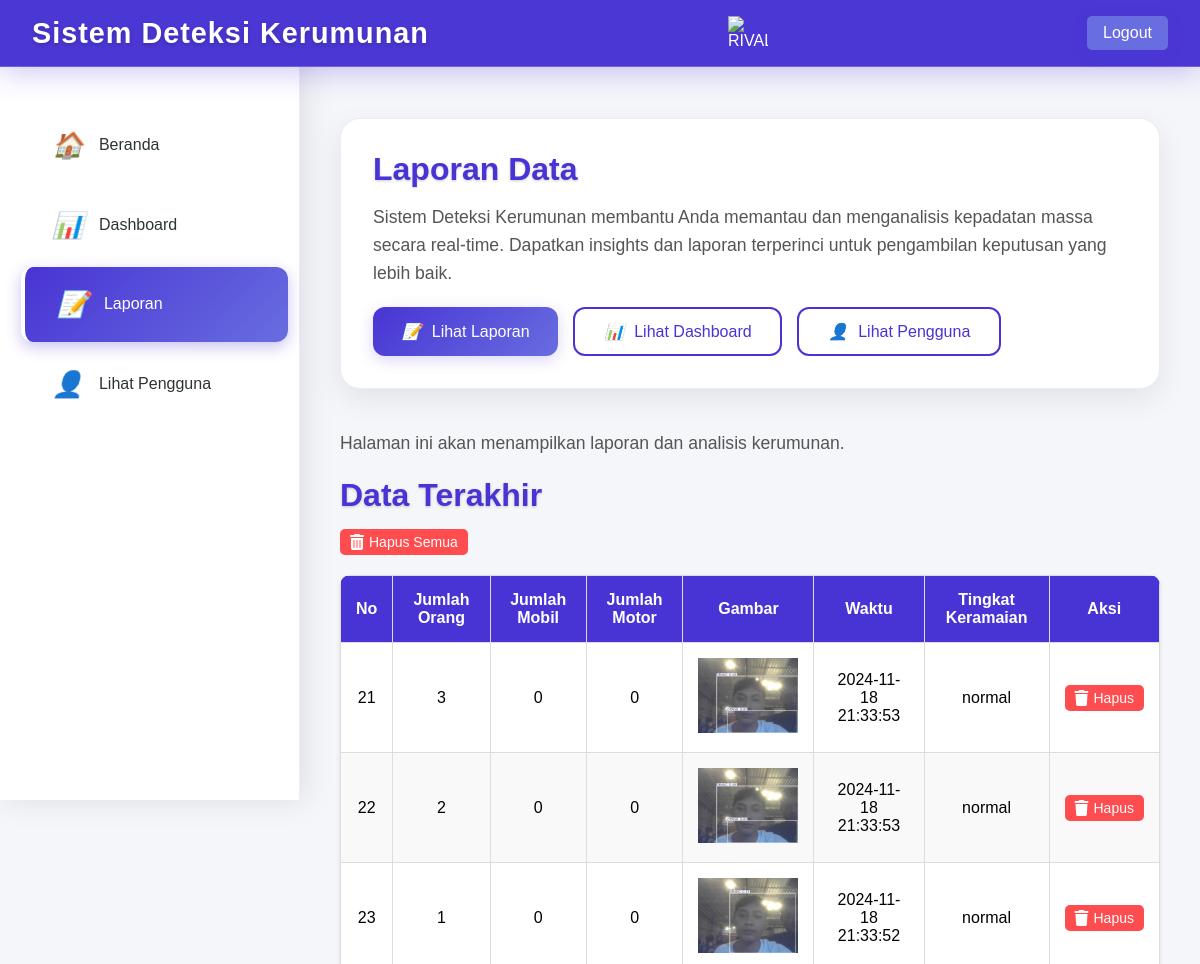
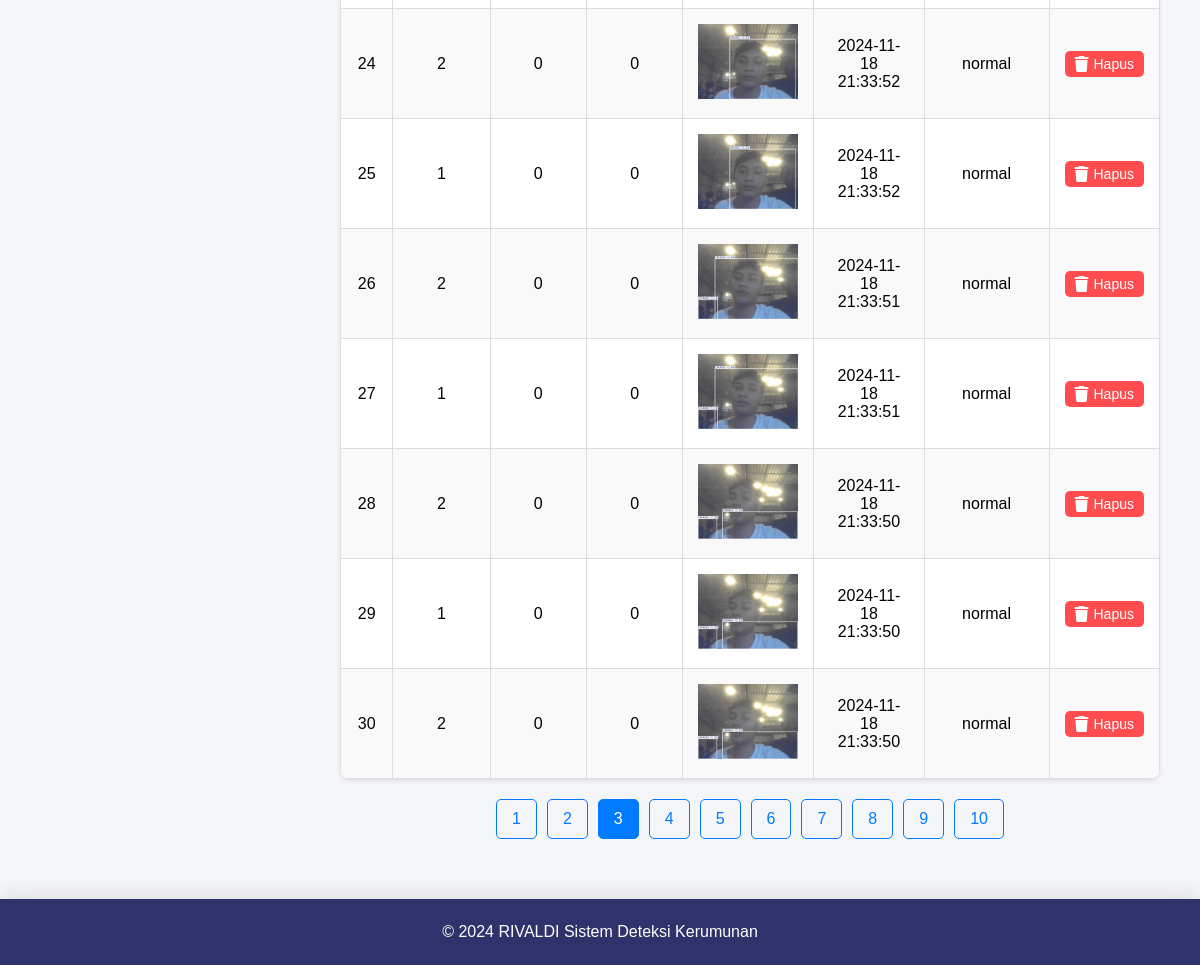
The app's page /laporan?page=3 (signed in) with its own data (2 pictures, top to bottom).
### tables this page shows
CREATE TABLE deteksi (
                                    id INTEGER PRIMARY KEY AUTOINCREMENT,
                                    orang INTEGER,
                                    mobil INTEGER,
                                    motor INTEGER,
                                    gambar TEXT,
                                    waktu TEXT,
                                    tingkat_keramaian TEXT
                                );

### app1.py (the view)
@app.route('/laporan')
def laporan():
    if 'user_id' not in session:
        flash('Please log in to access this page.')
        return redirect(url_for('login'))
    elif session['role'] not in ['admin', 'staf']:
        flash('Access denied: Admins and Staff only.')
        return redirect(url_for('index'))
    try:
        per_page = 10  # Number of items per page
        current_page = int(request.args.get('page', 1))  # Get the current page from query parameter
        with sqlite3.connect(DATABASE) as conn:
            cursor = conn.cursor()
            cursor.execute("SELECT COUNT(*) FROM deteksi")  # Count total data
            total_data = cursor.fetchone()[0]
            total_pages = (total_data + per_page - 1) // per_page  # Calculate total pages
            offset = (current_page - 1) * per_page  # Calculate the offset for the current page
            cursor.execute(
                "SELECT * FROM deteksi ORDER BY id DESC LIMIT ? OFFSET ?",
                (per_page, offset)
            )
            data = cursor.fetchall()
            for i in range(len(data)):
                data[i] = list(data[i])  # Convert tuple to list
                data[i][4] = f"/static/img/{data[i][4].split('/')[-1]}"  # Update image path
            logging.info("Fetched detection data successfully.")
        start_number = (current_page - 1) * per_page + 1
    except Exception as e:
        logging.error(f"Error fetching detection data: {e}")
        flash('An error occurred while fetching data.')
        data = []
        total_pages = 0
        current_page = 1
        start_number = 1
    return render_template(
        'laporan.html',
        data=data,
        total_pages=total_pages,
        current_page=current_page,
        start_number=start_number  # Pass the starting number to the template
    )

### templates/laporan.html (shortened to what this page needs)
<!DOCTYPE html>
<html lang="id">
<head>
    <link href="https://cdnjs.cloudflare.com/ajax/libs/font-awesome/6.0.0-beta3/css/all.min.css" rel="stylesheet">
</head>
<body>
    <header class="header">
        <h1>
            Sistem Deteksi Kerumunan
        </h1>
        <img src="https://i.ibb.co/pxX3fB6/RIVALDI-removebg.png" alt="RIVALDI" class="gambar-kecil">
        <a href="{{ url_for('logout') }}" class="btn logout-btn">Logout</a>
    </header>
    <br>
    <nav class="sidebar">
        <br>
        <a href="{{ url_for('index') }}">
            <i>🏠</i>
            Beranda
        </a>
        <a href="{{ url_for('dashboard') }}">
            <i>📊</i>
            Dashboard
        </a>
        <a href="{{ url_for('laporan') }}" class="active">
            <i>📝</i>
            Laporan
        </a>
        <a href="{{ url_for('view_users') }}">
            <i>👤</i>
            Lihat Pengguna
        </a>
    </nav>
    <main class="main-content">
        <div class="welcome-container">
            <div class="welcome-card">
                <h2>Laporan Data</h2>
                <p>Sistem Deteksi Kerumunan membantu Anda memantau dan menganalisis kepadatan massa secara real-time. Dapatkan insights dan laporan terperinci untuk pengambilan keputusan yang lebih baik.</p>
                <div class="btn-container">
                    <a href="{{ url_for('laporan') }}" class="btn">
                        <i>📝</i>
                        Lihat Laporan
                    </a>
                    <a href="{{ url_for('dashboard') }}" class="btn outline">
                        <i>📊</i>
                        Lihat Dashboard
                    </a>
                    <a href="{{ url_for('view_users') }}" class="btn outline">
                        <i>👤</i>
                        Lihat Pengguna
                    </a>
                </div>
            </div>
        </div>
        <div>
        <main>
            <p>Halaman ini akan menampilkan laporan dan analisis kerumunan.</p>
            <h2>Data Terakhir</h2>
            <form action="/delete_all" method="post">
                <button type="submit" onclick="return confirm('Apakah Anda yakin ingin menghapus semua entri?');">
                    <i class="fas fa-trash-alt"></i> Hapus Semua
                </button>
            </form>
            <table>
                <thead>
                    <tr>
                        <th>No</th>
                        <th>Jumlah Orang</th>
                        <th>Jumlah Mobil</th>
                        <th>Jumlah Motor</th>
                        <th>Gambar</th>
                        <th>Waktu</th>
                        <th>Tingkat Keramaian</th>
                        <th>Aksi</th>
                    </tr>
                </thead>
                <tbody id="data-table">
                    {% for entry in data %}
                    <tr>
                        <td>{{ start_number + loop.index - 1 }}</td>
                        <td>{{ entry[1] }}</td>
                        <td>{{ entry[2] }}</td>
                        <td>{{ entry[3] }}</td>
                        <td>
                            <img src="{{ entry[4] }}" alt="Foto" width="100">
                        </td>
                        <td>{{ entry[5] }}</td>
                        <td>{{ entry[6] }}</td>
                        <td>
                            <form action="/delete/{{ entry[0] }}" method="post" style="display:inline;">
                                <button type="submit" onclick="return confirm('Apakah Anda yakin ingin menghapus entri ini?');">
                                    <i class="fas fa-trash"></i> Hapus
                                </button>
                            </form>
                        </td>
                    </tr>
                    {% endfor %}
                </tbody>
            </table>
            <div class="pagination">
                {% for page in range(1, total_pages + 1) %}
                    <a href="?page={{ page }}" class="{% if page == current_page %}active{% endif %}">{{ page }}</a>
                {% endfor %}
            </div>
        </div>
        </main>
    <footer>
        © 2024 RIVALDI Sistem Deteksi Kerumunan
    </footer>
</body>
</html>

### templates/laporan.html (style rules this page uses)
:root { --primary: #4834d4; --secondary: #686de0; --accent: #30336b; --light: #f5f6fa; --text: #2d3436; --gradient: linear-gradient(135deg, #4834d4 0%, #686de0 100%); --glass: rgba(255, 255, 255, 0.1); --glass-border: rgba(255, 255, 255, 0.2); }
* { margin: 0; padding: 0; box-sizing: border-box; }
body { font-family: 'Poppins', sans-serif; background: var(--light); min-height: 100vh; display: flex; flex-direction: column; }
.header { display: flex; align-items: center; justify-content: space-between; background: rgba(72, 52, 212, 0.98); backdrop-filter: blur(10px); color: white; padding: 1rem 2rem; position: fixed; width: 100%; top: 0; z-index: 100; box-shadow: 0 4px 30px rgba(72, 52, 212, 0.3); border-bottom: 1px solid var(--glass-border); }
.header h1 { font-size: 1.8rem; font-weight: 600; letter-spacing: 1px; text-shadow: 0 2px 4px rgba(0,0,0,0.2); display: flex; align-items: center; gap: 10px; }
.header img.gambar-kecil { width: 40px; height: auto; }
.sidebar { background: rgba(255, 255, 255, 0.95); backdrop-filter: blur(10px); width: 300px; height: 100vh; position: fixed; left: 0; padding-top: 85px; transition: 0.4s ease; box-shadow: 4px 0 30px rgba(0,0,0,0.1); border-right: 1px solid rgba(72, 52, 212, 0.1); }
.sidebar a { color: var(--text); text-decoration: none; padding: 1.4rem 2rem; display: flex; align-items: center; gap: 15px; font-weight: 500; transition: all 0.3s ease; border-left: 4px solid transparent; margin: 0.3rem 1rem; border-radius: 12px; }
.sidebar a:hover, .sidebar a.active { background: var(--gradient); color: white; border-left: 4px solid white; transform: translateX(5px); box-shadow: 0 5px 15px rgba(72, 52, 212, 0.3); }
.sidebar a i { font-size: 1.6rem; transition: transform 0.3s ease; }
.main-content { margin-left: 300px; padding: 100px 40px 40px; animation: fadeIn 0.6s ease-out; }
.welcome-container { display: grid; grid-template-columns: repeat(auto-fit, minmax(300px, 1fr)); gap: 30px; margin-bottom: 40px; }
.welcome-card { background: white; border-radius: 20px; padding: 2rem; box-shadow: 0 10px 30px rgba(0,0,0,0.08); transition: 0.3s; border: 1px solid rgba(72, 52, 212, 0.1); }
.welcome-card h2 { color: var(--primary); font-size: 2rem; margin-bottom: 1rem; font-weight: 600; }
.welcome-card p { color: #666; line-height: 1.8; margin-bottom: 1.5rem; }
.btn-container { display: flex; gap: 15px; flex-wrap: wrap; }
.btn { padding: 0.8rem 1.8rem; background: var(--gradient); color: white; text-decoration: none; border-radius: 12px; transition: 0.3s; font-weight: 500; border: none; cursor: pointer; display: inline-flex; align-items: center; gap: 10px; box-shadow: 0 4px 15px rgba(72, 52, 212, 0.2); }
.btn.outline { background: transparent; border: 2px solid var(--primary); color: var(--primary); box-shadow: none; }
footer { background: var(--accent); color: white; text-align: center; padding: 1.5rem; margin-top: auto; box-shadow: 0 -4px 20px rgba(0,0,0,0.1); }
table { width: 100%; border-collapse: collapse; margin-top: 20px; background-color: white; box-shadow: 0 2px 4px rgba(0, 0, 0, 0.1); }
th, td { padding: 12px; text-align: center; border: 1px solid #ddd; }
th { background-color: #4285f4; color: white; }
tbody tr:nth-child(even) { background-color: #f9f9f9; }
tbody tr:nth-child(odd) { background-color: #ffffff; }
.main-content p { color: #555; font-size: 1.1rem; line-height: 1.6; margin-bottom: 20px; }
.main-content h2 { color: var(--primary); font-size: 2rem; margin-bottom: 15px; text-shadow: 0 1px 3px rgba(0, 0, 0, 0.2); }
table { border-radius: 10px; overflow: hidden; }
th, td { padding: 15px; text-align: center; }
th { background-color: var(--primary); color: white; font-weight: bold; }
.logout-btn { background: var(--secondary); color: white; padding: 0.5rem 1rem; border-radius: 5px; text-decoration: none; transition: background 0.3s; margin-left: 20px; }
.pagination { display: flex; justify-content: center; margin: 20px 0; }
.pagination a { padding: 10px 15px; margin: 0 5px; border: 1px solid #007bff; color: #007bff; text-decoration: none; border-radius: 5px; transition: background-color 0.3s, color 0.3s; }
.pagination a.active { background-color: #007bff; color: white; }
form button { display: flex; align-items: center; justify-content: center; gap: 5px; background-color: #ff4d4f; color: #fff; border: none; border-radius: 5px; padding: 5px 10px; cursor: pointer; font-size: 14px; transition: background-color 0.3s ease; }
form button i { font-size: 16px; }

### records on screen
deteksi: index "21", orang "3", mobil "0", motor "0", gambar (picture), waktu "2024-11-18 21:33:53", tingkat_keramaian "normal"
deteksi: index "22", orang "2", mobil "0", motor "0", gambar (picture), waktu "2024-11-18 21:33:53", tingkat_keramaian "normal"
deteksi: index "23", orang "1", mobil "0", motor "0", gambar (picture), waktu "2024-11-18 21:33:52", tingkat_keramaian "normal"
deteksi: index "24", orang "2", mobil "0", motor "0", gambar (picture), waktu "2024-11-18 21:33:52", tingkat_keramaian "normal"
deteksi: index "25", orang "1", mobil "0", motor "0", gambar (picture), waktu "2024-11-18 21:33:52", tingkat_keramaian "normal"
deteksi: index "26", orang "2", mobil "0", motor "0", gambar (picture), waktu "2024-11-18 21:33:51", tingkat_keramaian "normal"
deteksi: index "27", orang "1", mobil "0", motor "0", gambar (picture), waktu "2024-11-18 21:33:51", tingkat_keramaian "normal"
deteksi: index "28", orang "2", mobil "0", motor "0", gambar (picture), waktu "2024-11-18 21:33:50", tingkat_keramaian "normal"
deteksi: index "29", orang "1", mobil "0", motor "0", gambar (picture), waktu "2024-11-18 21:33:50", tingkat_keramaian "normal"
deteksi: index "30", orang "2", mobil "0", motor "0", gambar (picture), waktu "2024-11-18 21:33:50", tingkat_keramaian "normal"

### other values on screen
{{ page }} "1" "2" "3" "4" "5" "6" "7" "8" "9" "10"
